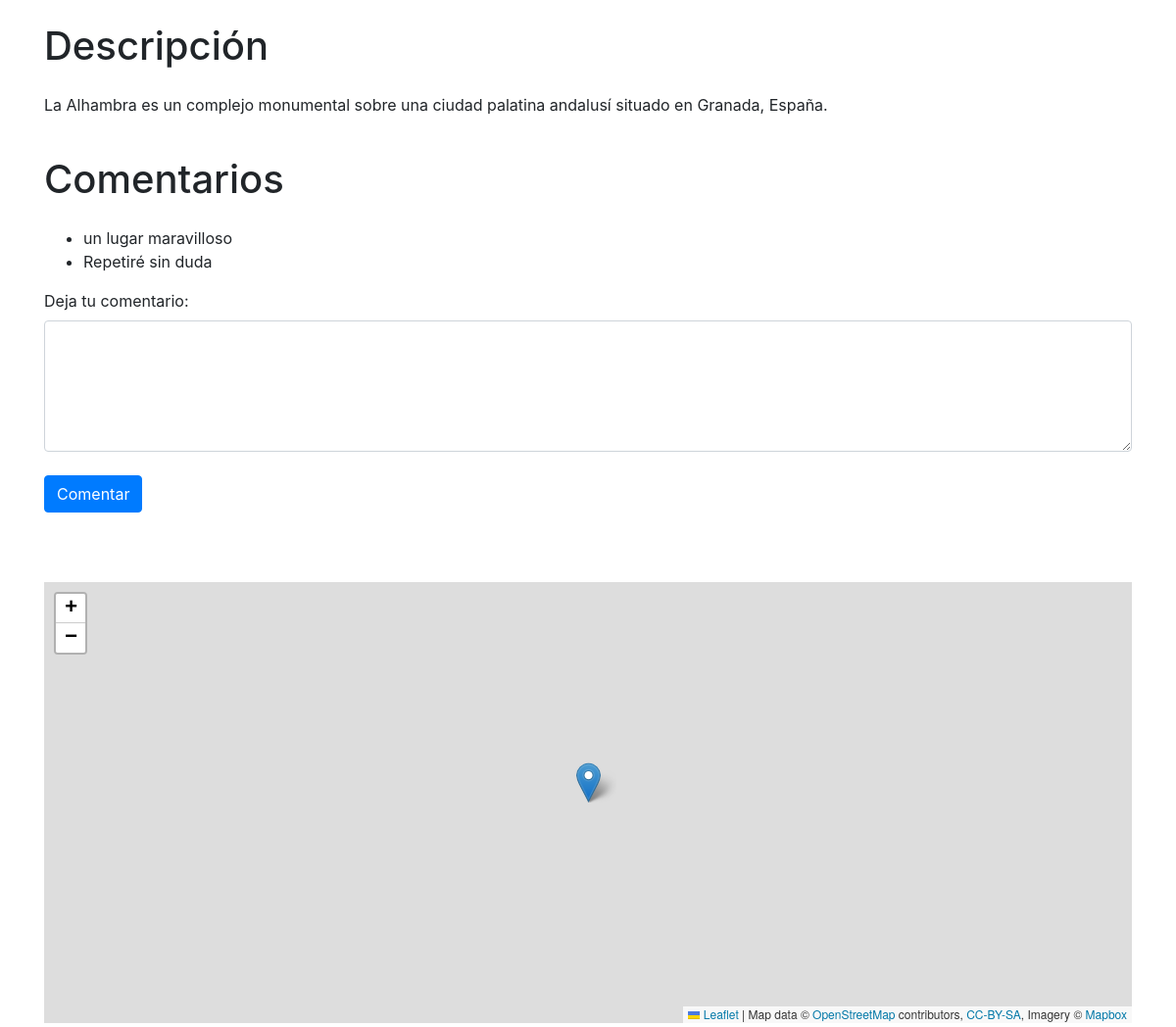
Page /visitas_granada/visit/7 (middle part) on the earlier database version.
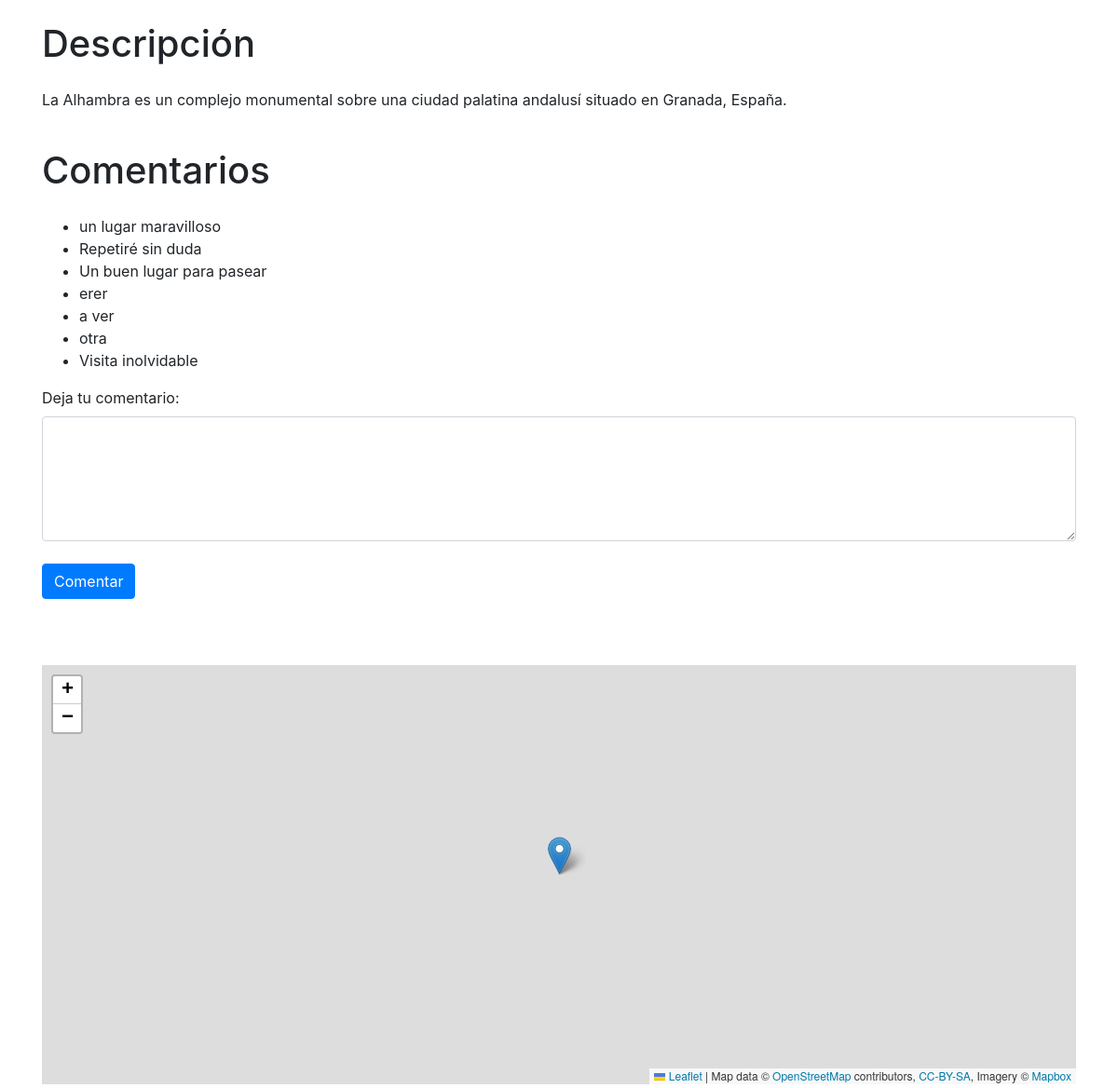
Same page on the later database version.
### visitas_granada/models.py (models this page shows)
class Comentario(models.Model):
    visita = models.ForeignKey(Visita, on_delete=models.CASCADE)
    texto = models.CharField(max_length=500)

### visitas_granada/views.py (the view)
# urls.py: path('visit/<int:visit_id>', views.getVisit, name='getVisit'),
def getVisit(request, visit_id):
    visit = Visita.objects.get(id=visit_id)
    coments = Comentario.objects.filter(visita=visit_id)
    return render(request, 'visit.html', {'visit': visit, 'coments': coments})

### visitas_granada/templates/visit.html (shortened to what this page needs)
{% extends 'base.html' %}
{% load static %}
  {% block includes%}
    <link href="{% static 'css/styles.css' %}" rel="stylesheet">
  {% endblock %}
  {% block content %}
  <div class="row">
      <div class="col-lg-12 col-md-12 col-xs-12">
        <h1 class="my-4">Descripción</h1>
        <p>{{visit.descripcion}}</p>
      </div>
  </div>
  <div class="row">
      <div class="col-lg-12 col-md-12 col-xs-12">
        <h1 class="my-4">Comentarios</h1>
        <div id="ListComments">
        <ul>
          {% for coment in coments %}
            <li>{{coment.texto}}</li>
          {% endfor %}
        </ul>
        </div>
        <div class="form-group">
          <label for="comment">Deja tu comentario:</label>
          <textarea class="form-control" rows="5" id="comment"></textarea>
          <br>
          <button id="ButtonComment" data-id-visit="{{visit.id}}" type="submit" class="btn btn-primary" value="Comentar">Comentar</button>
        </div>
      </div>
  </div>
  <div class="row">
      <div class="col-lg-12 col-md-12 col-xs-12">
        <div id="mapid"></div>
      </div>
  </div>
  {% endblock %}

Differences in the rows shown:
added Comentario: texto "Un buen lugar para pasear"
added Comentario: texto "erer"
added Comentario: texto "a ver"
added Comentario: texto "otra"
added Comentario: texto "Visita inolvidable"
